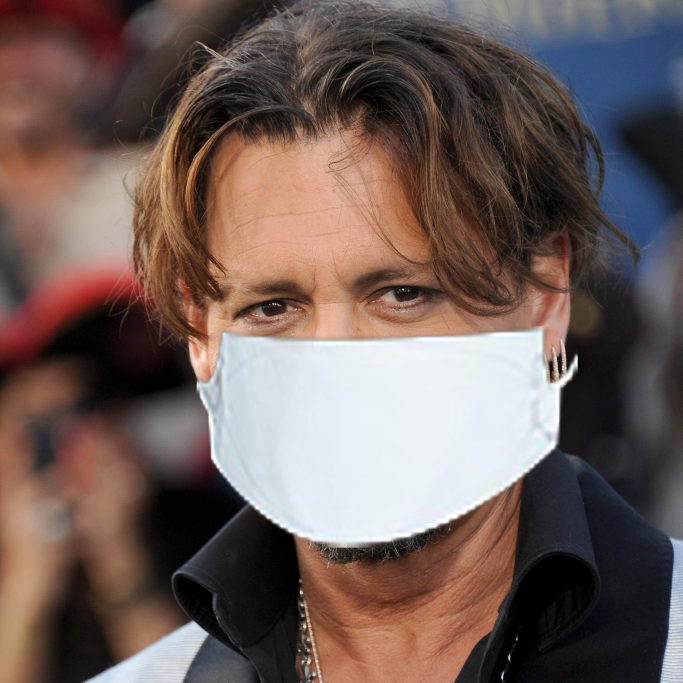
#> input picture 샘플 코드/Opencv_assets/Johnny-Depp-with-nose-mask.jpg, 2048 x 2048 px (shown at 1/3 size)
$ jupyter execute face_eye_detection.ipynb
#> lines starting #> are read from the running program, lines starting #| are printed output that depends on the picture; after the words box and inside, x2 and y2 are one past the last pixel; in counts of white or black regions, pixels touching at a corner belong together
[cell 1]
import cv2
import matplotlib.pyplot as plt
from math import sqrt
import numpy as np

[cell 2]
face_cascade = cv2.CascadeClassifier('Opencv_assets/haarcascade_frontface.xml')
eye_cascade = cv2.CascadeClassifier('Opencv_assets/haarcascade_eye.xml')

[cell 3]
img=cv2.imread('Opencv_assets/Johnny-Depp-with-nose-mask.jpg')
#> img is the input picture: shape (2048, 2048, 3); mean B, G, R 89.1, 94, 111.4
img2=cv2.resize(img,(400,400))
plt.imshow(img2[:,:,::-1])

[cell 4]
gray = cv2.cvtColor(img2, cv2.COLOR_BGR2GRAY)
plt.imshow(gray)

## 사진 정렬

[cell 5]
faces = face_cascade.detectMultiScale(gray,1.1,4) #사진정보,정밀도,얼굴 사이의 최소간격
#> faces = [[90, 96, 217, 217]]
for (x,y,w,h) in faces:
    cv2.rectangle(gray,(x,y),(x+w,y+h),(255,0,0),2) #cv2.rectangle(img, start, end, color, thickness)
    roi_gray = gray[y:y+h, x:x+w]
    roi_color = img2[y:y+h, x:x+w]
    eyes =eye_cascade.detectMultiScale(roi_gray,1.1,4)
    for (ex,ey,ew,eh) in eyes:
        cv2.rectangle(roi_gray,(ex,ey),(ex+ew,ey+eh),(0,255,0),2)
#> this loop made 1 pass
#> (x, y, w, h, eyes) on pass 1: (90, 96, 217, 217, [[121, 55, 44, 44], [44, 60, 48, 48]])
#> pass 1, `roi_color = img2[y:y+h, x:x+w]`:
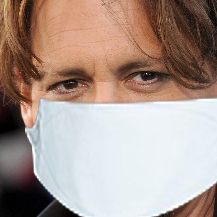
#> roi_color: shape (217, 217, 3); mean B, G, R 143.6, 152.5, 171.5
#> after the loop:
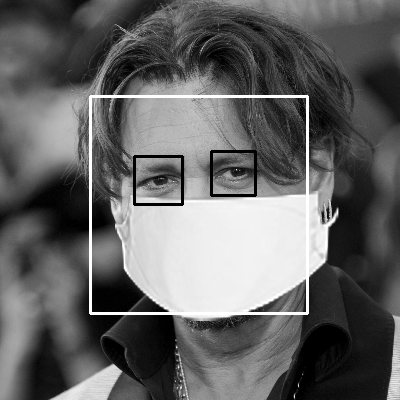
#> gray: shape (400, 400); min 0, max 255, mean 100
#> after the loop:
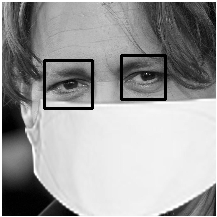
#> roi_gray: shape (217, 217); min 0, max 255, mean 157.9
cv2.imshow('img',gray)
cv2.waitKey(0)
cv2.destroyAllWindows()

[cell 6]
eyes
#> Out = [[121, 55, 44, 44], [44, 60, 48, 48]]

[cell 7]
eye_1=eyes[0]
#> eye_1 = [121, 55, 44, 44]
eye_2=eyes[1]
#> eye_2 = [44, 60, 48, 48]

if eye_1[0] < eye_2[0]:
    left_eye = eye_1
    right_eye = eye_2
else:
    left_eye = eye_2
#> left_eye = [44, 60, 48, 48]
    right_eye = eye_1
#> right_eye = [121, 55, 44, 44]

[cell 8]
# Calculating coordinates of a central points of the rectangles
left_eye_center = (int(left_eye[0] + (left_eye[2] / 2)), int(left_eye[1] + (left_eye[3] / 2)))
#> left_eye_center = (68, 84)
left_eye_x = left_eye_center[0]
#> left_eye_x = 68
left_eye_y = left_eye_center[1]
#> left_eye_y = 84

right_eye_center = (int(right_eye[0] + (right_eye[2]/2)), int(right_eye[1] + (right_eye[3]/2)))
#> right_eye_center = (143, 77)
right_eye_x = right_eye_center[0]
#> right_eye_x = 143
right_eye_y = right_eye_center[1]
#> right_eye_y = 77

cv2.circle(roi_gray, left_eye_center, 5, (255, 0, 0) , -1)
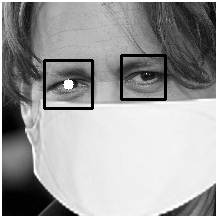
#> roi_gray: shape (217, 217); 0.17% of pixels changed, all inside (x1, y1, x2, y2) = (63, 79, 74, 90)
cv2.circle(roi_gray, right_eye_center, 5, (255, 0, 0) , -1)
cv2.line(roi_gray,right_eye_center, left_eye_center,(0,200,200),3)

[cell 9]
if left_eye_y > right_eye_y:
    A = (right_eye_x, left_eye_y)
#> A = (143, 84)
   # Integer -1 indicates that the image will rotate in the clockwise direction
    direction = -1
else:
    A = (left_eye_x, right_eye_y)
  # Integer 1 indicates that image will rotate in the counter clockwise
  # direction
    direction = 1

cv2.circle(roi_gray, A, 5, (255, 0, 0) , -1)
#> roi_gray: shape (217, 217); min 0, max 255, mean 157.7

cv2.line(roi_gray,right_eye_center, left_eye_center,(0,200,200),3)
#> roi_gray: shape (217, 217); min 0, max 255, mean 157.7
cv2.line(roi_gray,left_eye_center, A,(0,200,200),3)
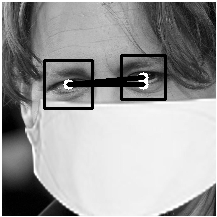
#> roi_gray: shape (217, 217); min 0, max 255, mean 156.9
cv2.line(roi_gray,right_eye_center, A,(0,200,200),3)
#> roi_gray: shape (217, 217); 0.03% of pixels changed, all inside (x1, y1, x2, y2) = (141, 78, 146, 84)

[cell 10]
delta_x = right_eye_x - left_eye_x
#> delta_x = 75
delta_y = right_eye_y - left_eye_y
#> delta_y = -7
angle=np.arctan(delta_y/delta_x)
#> angle = -0.0931
angle = (angle * 180) / np.pi
#> angle = -5.33

[cell 11]
# Width and height of the image
h, w = img2.shape[:2]
#> h = 400; w = 400
# Calculating a center point of the image
# Integer division "//"" ensures that we receive whole numbers
center = (w // 2, h // 2)
#> center = (200, 200)
# Defining a matrix M and calling
# cv2.getRotationMatrix2D method
M = cv2.getRotationMatrix2D(center, (angle), 1.0)
#> M = [[0.996, -0.0929, 19.45], [0.0929, 0.996, -17.72]]
# Applying the rotation to our image using the
# cv2.warpAffine method
rotated1 = cv2.warpAffine(img2, M, (w, h))
rotated = cv2.warpAffine(gray, M, (w, h))
#> gray: shape (400, 400); 0.45% of pixels changed, all inside (x1, y1, x2, y2) = (153, 168, 239, 186)

[cell 12]
plt.imshow(rotated1)

## 마스크 영역 추출

[cell 13]
gray = cv2.cvtColor(rotated1, cv2.COLOR_BGR2GRAY)
plt.imshow(gray)

[cell 14]
faces = face_cascade.detectMultiScale(gray,1.1,4)
#> faces = [[92, 96, 218, 218]]
for (x,y,w,h) in faces:
    cv2.rectangle(gray,(x,y),(x+w,y+h),(255,0,0),2) #cv2.rectangle(img, start, end, color, thickness)
    black=np.zeros([400,400],dtype='uint8')
    black[y:y+h, x:x+w]=gray[y:y+h, x:x+w]
#> this loop made 1 pass
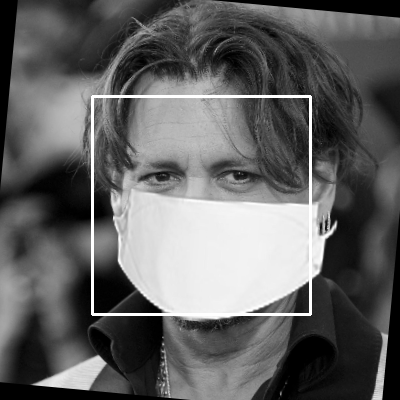
#> gray: shape (400, 400); min 0, max 255, mean 97.9

eyes =eye_cascade.detectMultiScale(black,1.1,4)
#> eyes = [[211, 155, 42, 42], [139, 153, 44, 44]]
for (ex,ey,ew,eh) in eyes:
    cv2.rectangle(black,(ex,ey),(ex+ew,ey+eh),(255,255,255),2)
#> this loop made 2 passes
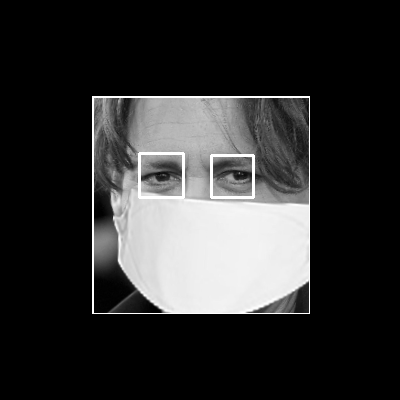
#> black: shape (400, 400); min 0, max 255, mean 48.8
cv2.imshow('img',black)
cv2.waitKey(0)
cv2.destroyAllWindows()

[cell 15]
eyes
#> Out = [[211, 155, 42, 42], [139, 153, 44, 44]]

[cell 16]
eye_1=eyes[0]
#> eye_1 = [211, 155, 42, 42]
eye_2=eyes[1]
#> eye_2 = [139, 153, 44, 44]

if eye_1[0] < eye_2[0]:
    left_eye = eye_1
    right_eye = eye_2
else:
    left_eye = eye_2
#> left_eye = [139, 153, 44, 44]
    right_eye = eye_1
#> right_eye = [211, 155, 42, 42]

[cell 17]
left_eye
right_eye
#> Out = [211, 155, 42, 42]

[cell 18]
left_center=(int(left_eye[0]+(left_eye[2]/2)),int(left_eye[1]+(left_eye[3]/2)))
#> left_center = (161, 175)
right_center=(int(right_eye[0]+(right_eye[2]/2)),int(right_eye[1]+(right_eye[3]/2)))
#> right_center = (232, 176)

[cell 19]
L=int(sqrt(pow(left_center[0]-right_center[0],2)+pow(left_center[1]-right_center[1],2)))
#> L = 71

[cell 20]
imgg=rotated1[left_center[1]-int(L*0.6):left_center[1]+int(L*1.8),left_center[0]-int(L*0.6):right_center[0]+int(L*0.6)]
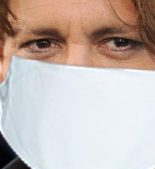
#> imgg: shape (169, 155, 3); mean B, G, R 178.4, 184.6, 198.2

[cell 21]
plt.imshow(imgg[:,:,::-1])

[cell 22]
res=imgg[:,:,::-1]
res=cv2.resize(res,(120,140))
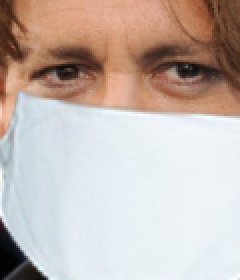
#> res: shape (140, 120, 3) (shown 2 times larger); mean R, G, B 198.1, 184.6, 178.3
fin=res[50:140,0:120]
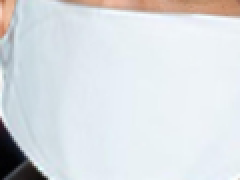
#> fin: shape (90, 120, 3) (shown 2 times larger); mean R, G, B 218.3, 222.9, 226.7
